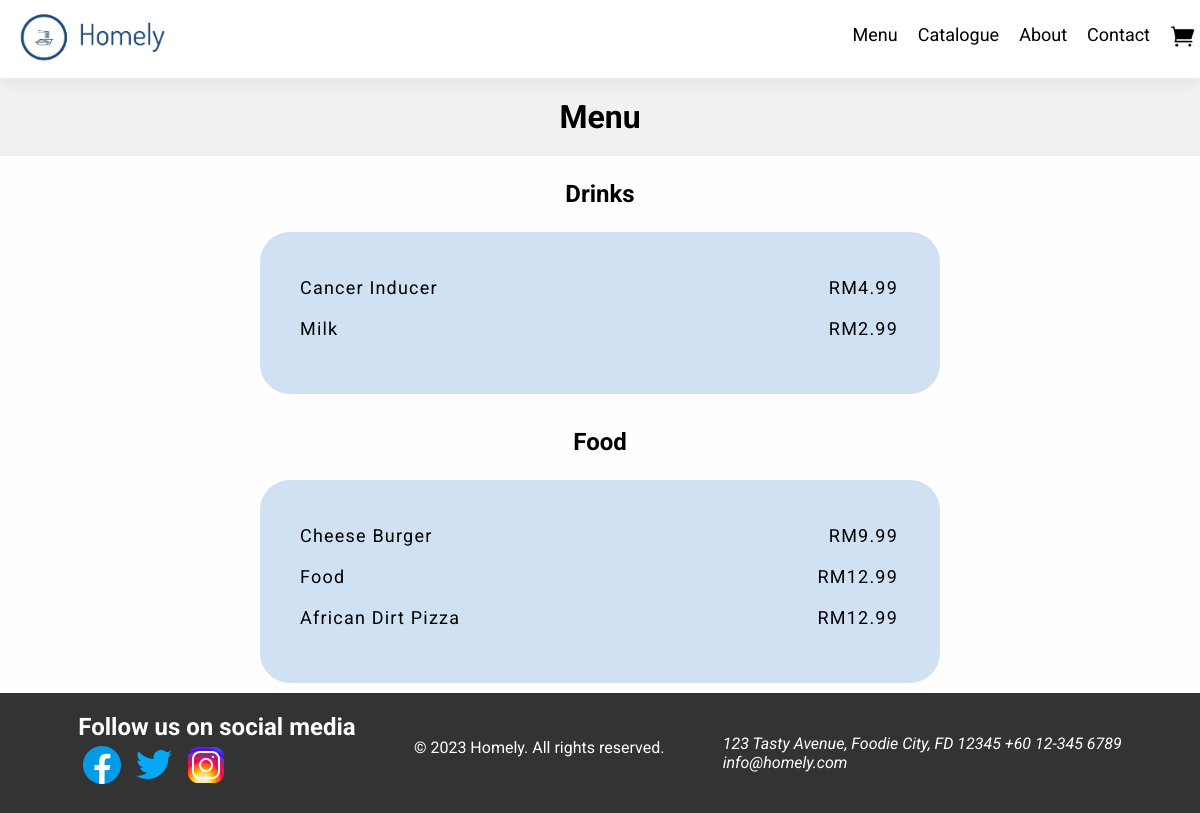
The app's page /menu/ with its own data.
### restaurant/models.py (models this page shows, shortened)
class FoodItem(models.Model):
    type = models.CharField(max_length=100)
    category = models.CharField(max_length=100)
    name = models.CharField(max_length=100)
    price = models.DecimalField(max_digits=6, decimal_places=2)
    description = models.TextField()
    image = models.ImageField(upload_to='menu_items/')
    details_url = models.URLField(blank=True, null=True)

### restaurant/views.py (the view)
# urls.py: path('menu/', views.menu, name="menu"),
def menu(request):
    food_items = FoodItem.objects.all().order_by('category')
    food_items_grouped = {k: list(v) for k, v in groupby(food_items, key=attrgetter('category'))}
    return render(request, 'menu.html', {'food_items_grouped': food_items_grouped.items()})

### templates/menu.html
{% extends 'main.html' %} {% load static %} {% block content %}
<h1 class="menu-heading">Menu</h1>
<section class="menu-container">
  {% for category, items in food_items_grouped %}
  <section class="category-container">
    <a href="{% url category|lower %}" class="category-label">{{ category }}</a>
  </section>
  <section class="{{ category|lower }}-container">
    {% for item in items %}
    <article class="item">
      <p class="{{ category|lower }}">{{ item.name }}</p>
      <p class="price">RM{{ item.price }}</p>
    </article>
    {% endfor %}
  </section>
  {% endfor %}
</section>
{% endblock %}

### static/styles/main.css (style rules this page uses)
* { margin: 0; padding: 0; font-family: "Roboto", sans-serif; }
body { background-color: #fefefe; }
a { text-decoration: none; color: inherit; }
.food-heading, .drinks-heading, .menu-heading { background-color: rgba(188, 188, 188, 0.197); padding: 20px; text-align: center; }
.food-container, .drinks-container, .dessert-container { background-color: rgba(178, 206, 238, 0.579); width: 80%; margin-left: auto; margin-right: auto; max-width: 600px; padding: 40px; }
a.category-label { color: black; text-align: center; text-decoration: none; font-weight: 700; font-size: 24px; }
.category-container { text-align: center; padding: 24px 10px; }
.item p { display: inline-block; margin: 5px 0; font-size: 18px; letter-spacing: 1.2px; padding-bottom: 10px; }
.food, .drinks, .dessert { text-align: left; width: 74%; }
.price { text-align: right; width: 25%; }
.food-container, .drinks-container, .dessert-container { margin-bottom: 10px; border-radius: 30px; }

### records on screen
FoodItem: category "Drinks", name "Cancer Inducer", price "4.99"
FoodItem: name "Milk", price "2.99"
FoodItem: category "Food", name "Cheese Burger", price "9.99"
FoodItem: name "Food", price "12.99"
FoodItem: name "African Dirt Pizza", price "12.99"
